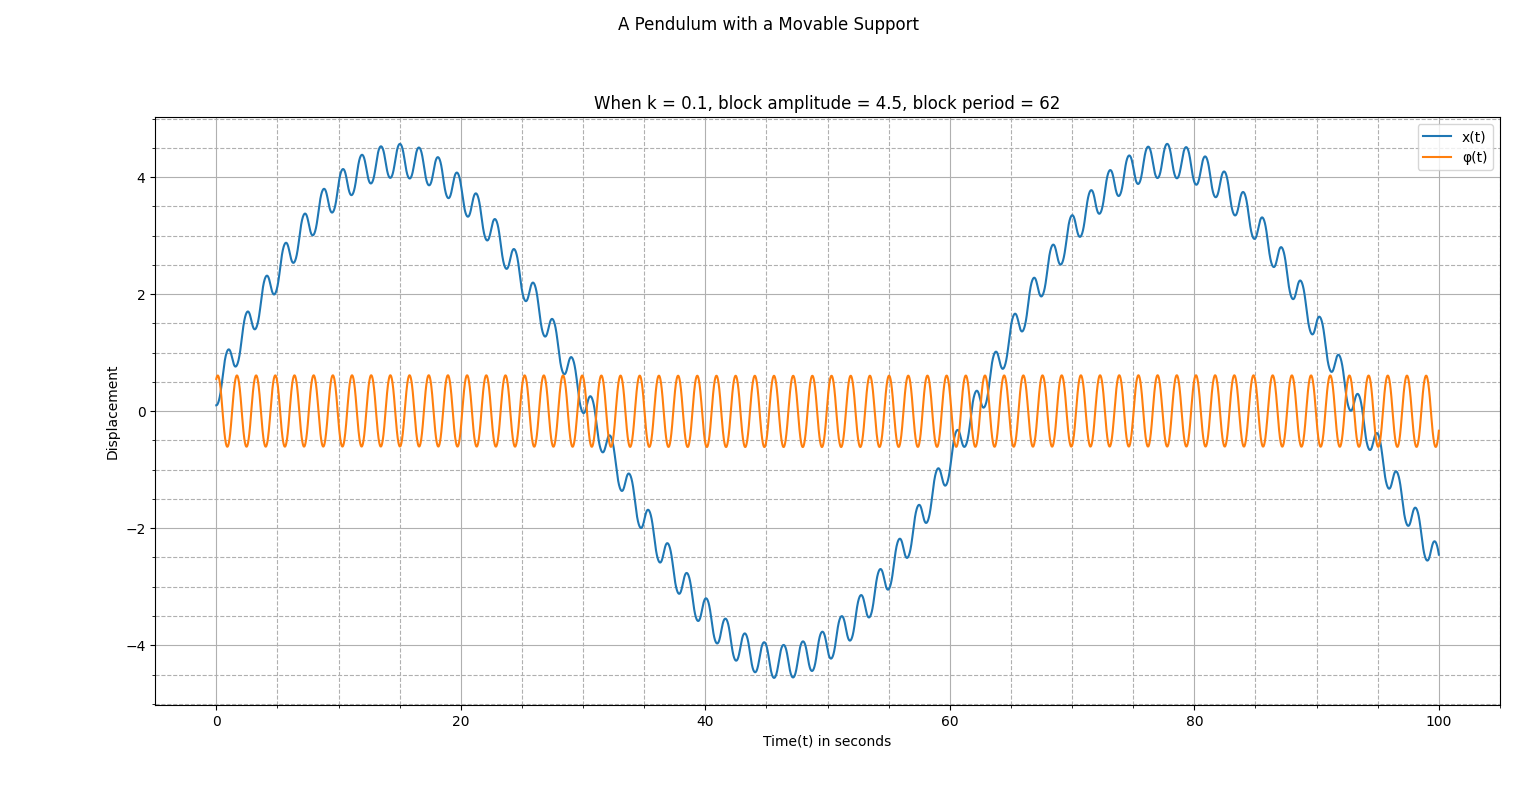

Here is the Python script that generated this plot:
"""
Importing Necessary Libraries to Simulate the Motion of a Simple Pendulum with a Movable Support
"""
import matplotlib.pyplot as plt  
import numpy as np


"""
Defining Constants, Step-size, Initial Conditions, Independent Variable
"""
m1, m2 = 5, 5
l, k, g = 1, 0.1, 9.8
t0, tf, n = 0, 100, 10000
h = (tf -t0)/n
S0 = np.array([0.1, 0.55, 0, 1])
t = np.linspace(t0,tf,n+1)
S= np.array((n+1)*[S0])


""""
Defining the coupled system of 4 first order ODEs
which is equivalent to the coupled system of 2 second order ODEs(Euler-Lagrange Equations)
"""
def dS_dt(S,t):
    x, phi, v, w = S 
    dx_dt = v
    dphi_dt = w
    dv_dt = ((m2*g*np.sin(phi)*np.cos(phi)) + (m2*l*w*w*np.sin(phi)) - (k*x)) / (m1 + m2*(np.sin(phi)**2))
    dw_dt = np.cos(phi)*(((g*np.tan(phi)*(m1+m2)) + (m2*l*w*w*np.sin(phi)) - (k*x)) / ((m2*l*np.cos(phi)**2) - ((m1+m2)*l)))
    return np.array([dx_dt, dphi_dt, dv_dt, dw_dt])


"""
Applying Runge-Kutta Fourth Order Method because
1. Local Truncation Error in RK45/EM = h^5/h^2 = 10^(-15)/10^(-6)
2. Global Truncation Error in RK45/EM = h^4/h = 10^(-12)/10^(-3)
"""
def rk45(f, n):
    for i in range(n):
        k1 = h * f(S[i], t[i])    
        k2 = h * f(S[i] + 0.5 * k1, t[i] + 0.5*h)
        k3 = h * f(S[i] + 0.5 * k2, t[i] + 0.5*h)
        k4 = h * f(S[i] + k3, t[i] + h)
        S[i+1] = S[i] + (k1 + 2*(k2 + k3 ) + k4) / 6
    return S, t


"""
Calling rk45 to get dependent variables
"""
S,t=rk45(dS_dt,n)
x, phi, v, w = S.T[0],S.T[1],S.T[2],S.T[3]


"""
Plotting the Generalized Coordinates
"""
fig = plt.figure()
ax = fig.add_subplot()
ax.plot(t, x, label="x(t)")
ax.plot(t, phi, label="φ(t)")
ax.set_xlabel("Time(t) in seconds")
ax.set_ylabel("Displacement")
ax.set_title("When k = 0.1, block amplitude = 4.5, block period = 62")
ax.grid(which="major")
ax.grid(which="minor", linestyle="--")
ax.minorticks_on()
ax.legend()
fig.suptitle("A Pendulum with a Movable Support")
fig.tight_layout()
plt.show()
